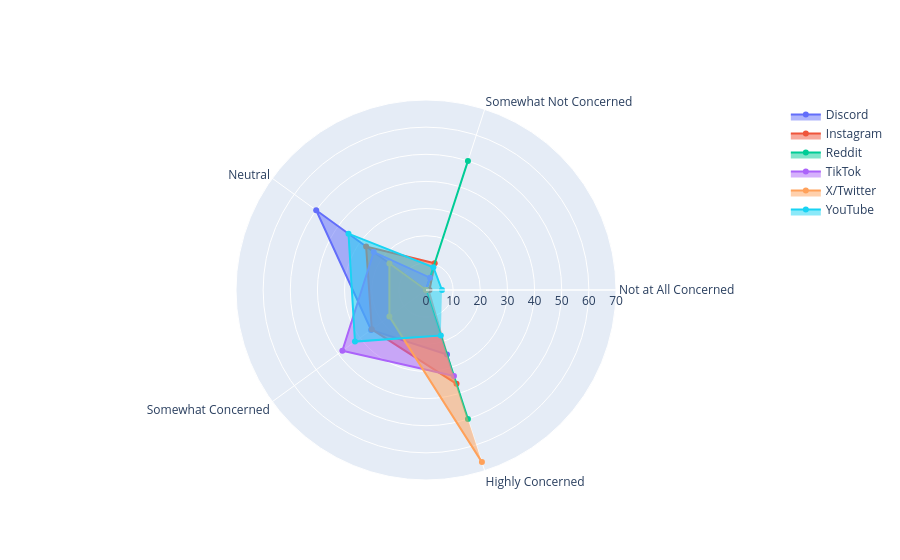

The cell this chart's notebook holds for it:
### Markdown cell above
### **7. Spider (Radar) Chart showing relation between social media platform and concerns for its ethical uses of AI-content**

### Code cell
labels_5 = ['Not at All Concerned', 'Somewhat Not Concerned', 'Neutral', 'Somewhat Concerned', 'Highly Concerned']
df_top['Ethics_5'] = pd.cut(df_top['Ethical'], bins=[0.5, 1.5, 2.5, 3.5, 4.5, 5.5], labels=labels_5)
ethics_ct = pd.crosstab(df_top['Platform'], df_top['Ethics_5'])
ethics_ct_pct = ethics_ct.div(ethics_ct.sum(axis=1), axis=0) * 100

fig = go.Figure()

fig.add_trace(go.Scatterpolar(
      r=ethics_ct_pct.loc["Discord"],
      theta=labels_5,
      fill='toself',
      name='Discord'
))

fig.add_trace(go.Scatterpolar(
      r=ethics_ct_pct.loc["Instagram"],
      theta=labels_5,
      fill='toself',
      name='Instagram'
))

fig.add_trace(go.Scatterpolar(
      r=ethics_ct_pct.loc["Reddit"],
      theta=labels_5,
      fill='toself',
      name='Reddit'
))

fig.add_trace(go.Scatterpolar(
      r=ethics_ct_pct.loc["TikTok"],
      theta=labels_5,
      fill='toself',
      name='TikTok'
))

fig.add_trace(go.Scatterpolar(
      r=ethics_ct_pct.loc["X/Twitter"],
      theta=labels_5,
      fill='toself',
      name='X/Twitter'
))

fig.add_trace(go.Scatterpolar(
      r=ethics_ct_pct.loc["YouTube"],
      theta=labels_5,
      fill='toself',
      name='YouTube'
))

fig.update_layout(
    polar = dict(
        radialaxis = dict(
            visible = True,
            range = [0, 70]
        )),
    showlegend = True
  )

fig.show()

### Figure 1 — Plotly figure (JSON) as saved in the notebook; plotly's stock layout.template omitted (floating-point values rounded to 4 significant figures)
{"data": [{"fill": "toself", "name": "Discord", "r": [0.0, 0.0, 50.0, 25.0, 25.0], "theta": ["Not at All Concerned", "Somewhat Not Concerned", "Neutral", "Somewhat Concerned", "Highly Concerned"], "type": "scatterpolar"}, {"fill": "toself", "name": "Instagram", "r": [1.299, 10.39, 27.27, 24.68, 36.36], "theta": ["Not at All Concerned", "Somewhat Not Concerned", "Neutral", "Somewhat Concerned", "Highly Concerned"], "type": "scatterpolar"}, {"fill": "toself", "name": "Reddit", "r": [0.0, 50.0, 0.0, 0.0, 50.0], "theta": ["Not at All Concerned", "Somewhat Not Concerned", "Neutral", "Somewhat Concerned", "Highly Concerned"], "type": "scatterpolar"}, {"fill": "toself", "name": "TikTok", "r": [0.0, 4.762, 23.81, 38.1, 33.33], "theta": ["Not at All Concerned", "Somewhat Not Concerned", "Neutral", "Somewhat Concerned", "Highly Concerned"], "type": "scatterpolar"}, {"fill": "toself", "name": "X/Twitter", "r": [0.0, 0.0, 16.67, 16.67, 66.67], "theta": ["Not at All Concerned", "Somewhat Not Concerned", "Neutral", "Somewhat Concerned", "Highly Concerned"], "type": "scatterpolar"}, {"fill": "toself", "name": "YouTube", "r": [5.882, 8.824, 35.29, 32.35, 17.65], "theta": ["Not at All Concerned", "Somewhat Not Concerned", "Neutral", "Somewhat Concerned", "Highly Concerned"], "type": "scatterpolar"}], "layout": {"polar": {"radialaxis": {"range": [0, 70], "visible": true}}, "showlegend": true}}
